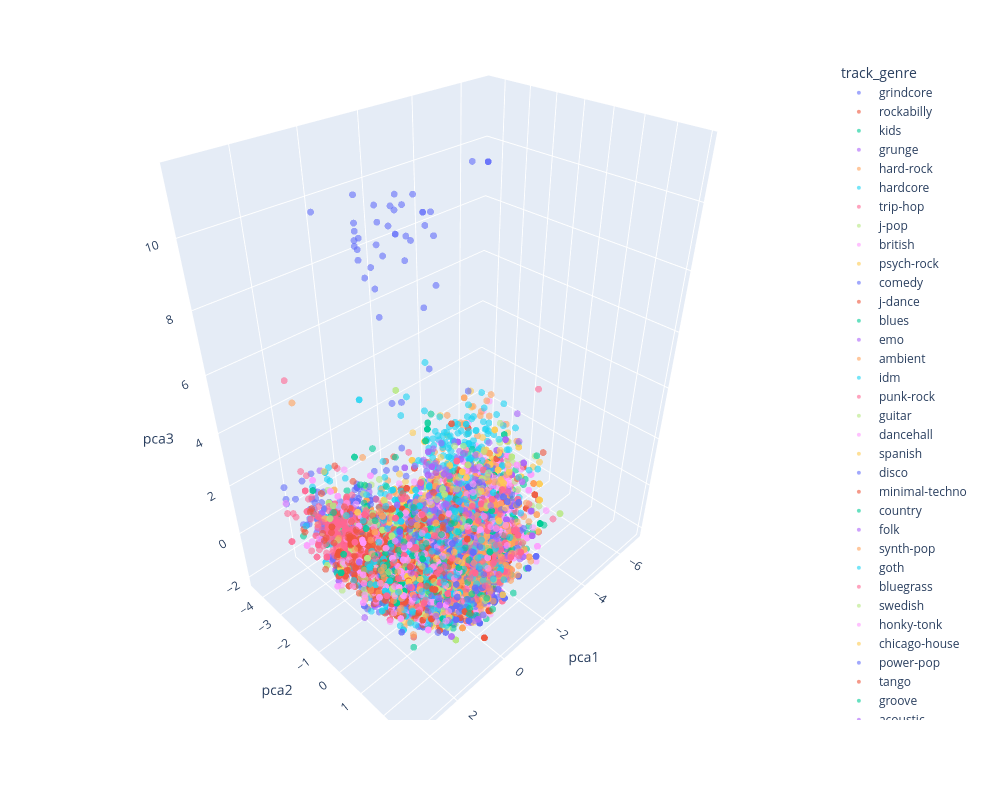

The notebook cell saved with this chart:
### Code cell
from sklearn.preprocessing import StandardScaler
from sklearn.decomposition import PCA

features = [
    "danceability",
    "energy",
    "loudness",
    "speechiness",
    "acousticness",
    "instrumentalness",
    "liveness",
    "valence",
    "tempo"
]

X = clean_merged[features]
scaler = StandardScaler()
X_scaled = scaler.fit_transform(X)

pca = PCA(n_components=3)
X_pca = pca.fit_transform(X_scaled)

clean_merged["pca1"] = X_pca[:,0]
clean_merged["pca2"] = X_pca[:,1]
clean_merged["pca3"] = X_pca[:,2]

import plotly.express as px

fig = px.scatter_3d(
    clean_merged,
    x="pca1",
    y="pca2",
    z="pca3",
    color="track_genre",
    opacity=0.6
)
fig.update_traces(marker=dict(size=4))
fig.update_layout(
    width=1000,
    height=800
)
fig.show()
